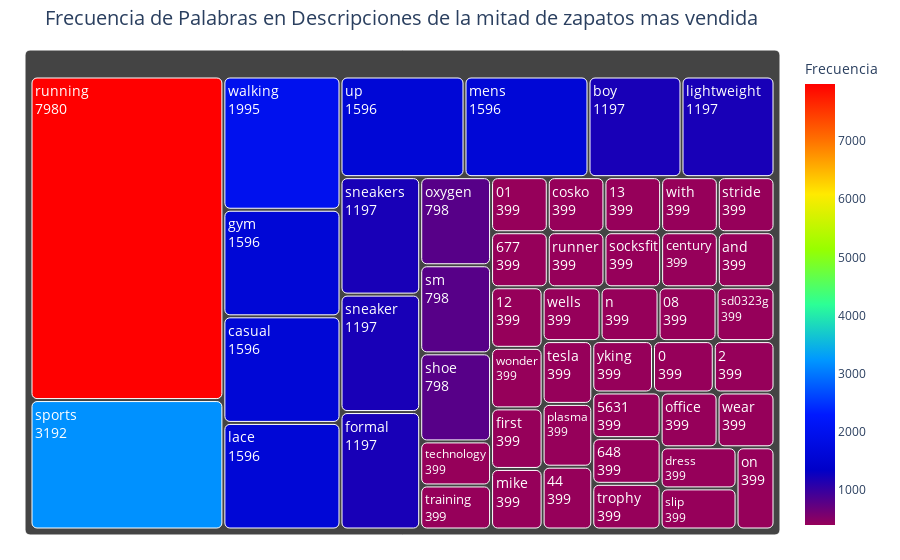

Source (notebook cell):
### Code cell
from collections import Counter

# Procesamiento del texto
# Calcular la mediana de la columna 'How_Many_Sold'
mediana = men_shoes_data['How_Many_Sold'].median()

# Filtrar las filas donde 'How_Many_Sold' es mayor que la mediana
filtrado = men_shoes_data[men_shoes_data['How_Many_Sold'] > mediana]

# Unir las palabras de 'Product_details' de las filas filtradas y convertir a minúsculas
texto = ' '.join(filtrado['Product_details'].astype(str)).lower()
palabras = re.findall(r'\b\w+\b', texto)  # Extraer palabras eliminando puntuación
palabras = [palabra for palabra in palabras if palabra not in ['men', 'shoes', 's', 'for']]  # Eliminar palabras específicas


# Contar frecuencias y crear DataFrame
frecuencias = Counter(palabras)
df_palabras = pd.DataFrame(frecuencias.items(), columns=['Palabra', 'Frecuencia']).sort_values('Frecuencia', ascending=False)

# Filtrar stopwords opcional (descomentar para usar)
# from nltk.corpus import stopwords
# stop_words = set(stopwords.words('spanish'))  # o 'english' según el idioma
# df_palabras = df_palabras[~df_palabras['Palabra'].isin(stop_words)]

# Tomar las 50 palabras más comunes
top_palabras = df_palabras.head(50)

# Crear treemap interactivo
fig = px.treemap(top_palabras,
                 path=['Palabra'],
                 values='Frecuencia',
                 title='Frecuencia de Palabras en Descripciones de la mitad de zapatos mas vendida',
                 color='Frecuencia',
                 color_continuous_scale='Rainbow')

# Personalizar diseño
fig.update_layout(margin=dict(t=50, l=25, r=25, b=25),
                  title_font=dict(size=20),
                  hoverlabel=dict(bgcolor="white"))

fig.update_traces(textinfo='label+value',
                  textfont=dict(size=14),
                  marker=dict(cornerradius=5))

fig.show()

### Figure 1 — Plotly figure (JSON) as saved in the notebook; plotly's stock layout.template omitted (floating-point values rounded to 4 significant figures)
{"data": [{"branchvalues": "total", "customdata": [[7980.0], [3192.0], [1995.0], [1596.0], [1596.0], [1596.0], [1596.0], [1596.0], [1197.0], [1197.0], [1197.0], [1197.0], [1197.0], [798.0], [798.0], [798.0], [399.0], [399.0], [399.0], [399.0], [399.0], [399.0], [399.0], [399.0], [399.0], [399.0], [399.0], [399.0], [399.0], [399.0], [399.0], [399.0], [399.0], [399.0], [399.0], [399.0], [399.0], [399.0], [399.0], [399.0], [399.0], [399.0], [399.0], [399.0], [399.0], [399.0], [399.0], [399.0], [399.0], [399.0]], "domain": {"x": [0, 1], "y": [0, 1]}, "hovertemplate": "labels=%{label}<br>Frecuencia_sum=%{value}<br>parent=%{parent}<br>id=%{id}<br>Frecuencia=%{color}<extra></extra>", "ids": ["running", "sports", "walking", "gym", "casual", "lace", "up", "mens", "boy", "lightweight", "sneakers", "sneaker", "formal", "oxygen", "sm", "shoe", "technology", "training", "01", "cosko", "13", "with", "stride", "677", "runner", "socksfit", "century", "and", "12", "wonder", "first", "mike", "wells", "n", "08", "sd0323g", "tesla", "plasma", "44", "yking", "0", "2", "5631", "648", "trophy", "office", "wear", "dress", "slip", "on"], "labels": ["running", "sports", "walking", "gym", "casual", "lace", "up", "mens", "boy", "lightweight", "sneakers", "sneaker", "formal", "oxygen", "sm", "shoe", "technology", "training", "01", "cosko", "13", "with", "stride", "677", "runner", "socksfit", "century", "and", "12", "wonder", "first", "mike", "wells", "n", "08", "sd0323g", "tesla", "plasma", "44", "yking", "0", "2", "5631", "648", "trophy", "office", "wear", "dress", "slip", "on"], "marker": {"coloraxis": "coloraxis", "colors": [7980.0, 3192.0, 1995.0, 1596.0, 1596.0, 1596.0, 1596.0, 1596.0, 1197.0, 1197.0, 1197.0, 1197.0, 1197.0, 798.0, 798.0, 798.0, 399.0, 399.0, 399.0, 399.0, 399.0, 399.0, 399.0, 399.0, 399.0, 399.0, 399.0, 399.0, 399.0, 399.0, 399.0, 399.0, 399.0, 399.0, 399.0, 399.0, 399.0, 399.0, 399.0, 399.0, 399.0, 399.0, 399.0, 399.0, 399.0, 399.0, 399.0, 399.0, 399.0, 399.0], "cornerradius": 5}, "name": "", "parents": ["", "", "", "", "", "", "", "", "", "", "", "", "", "", "", "", "", "", "", "", "", "", "", "", "", "", "", "", "", "", "", "", "", "", "", "", "", "", "", "", "", "", "", "", "", "", "", "", "", ""], "textfont": {"size": 14}, "textinfo": "label+value", "type": "treemap", "values": [7980.0, 3192.0, 1995.0, 1596.0, 1596.0, 1596.0, 1596.0, 1596.0, 1197.0, 1197.0, 1197.0, 1197.0, 1197.0, 798.0, 798.0, 798.0, 399.0, 399.0, 399.0, 399.0, 399.0, 399.0, 399.0, 399.0, 399.0, 399.0, 399.0, 399.0, 399.0, 399.0, 399.0, 399.0, 399.0, 399.0, 399.0, 399.0, 399.0, 399.0, 399.0, 399.0, 399.0, 399.0, 399.0, 399.0, 399.0, 399.0, 399.0, 399.0, 399.0, 399.0]}], "layout": {"coloraxis": {"colorbar": {"title": {"text": "Frecuencia"}}, "colorscale": [[0, "rgb(150,0,90)"], [0.125, "rgb(0,0,200)"], [0.25, "rgb(0,25,255)"], [0.375, "rgb(0,152,255)"], [0.5, "rgb(44,255,150)"], [0.625, "rgb(151,255,0)"], [0.75, "rgb(255,234,0)"], [0.875, "rgb(255,111,0)"], [1, "rgb(255,0,0)"]]}, "hoverlabel": {"bgcolor": "white"}, "legend": {"tracegroupgap": 0}, "margin": {"b": 25, "l": 25, "r": 25, "t": 50}, "title": {"font": {"size": 20}, "text": "Frecuencia de Palabras en Descripciones de la mitad de zapatos mas vendida"}}}
